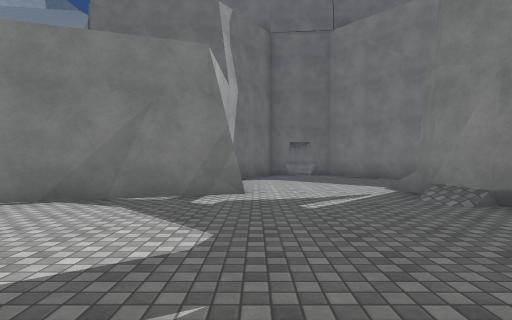
[1] (above)

16 first-person views from a walk through a scene from a Unity 3-D project. The camera is 1.3 m above the floor, looks level and sees 80° across. The floor is counted in squares, 2 m on a side. Each view is taken from the middle of a square. On the plan, view 1 faces up. The plan holds only what a view shows up to about 10 squares ahead; the rest is blank. The place goes on beyond the plan. Surface patterns are stand-ins for the level's own textures.

[2]
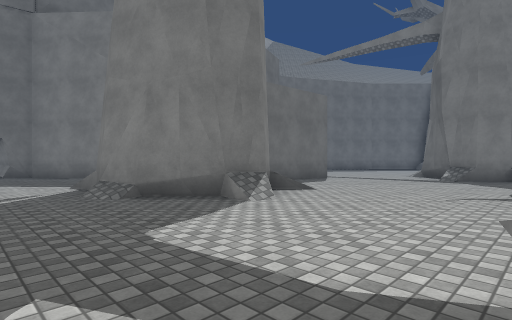

[3]
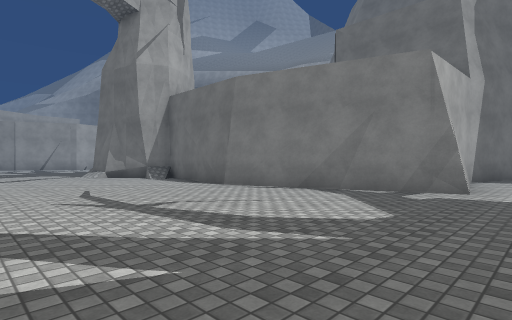

[4]
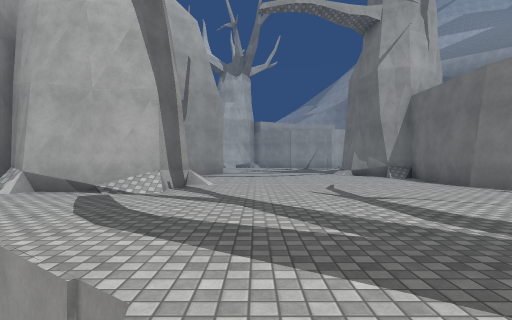

[5]
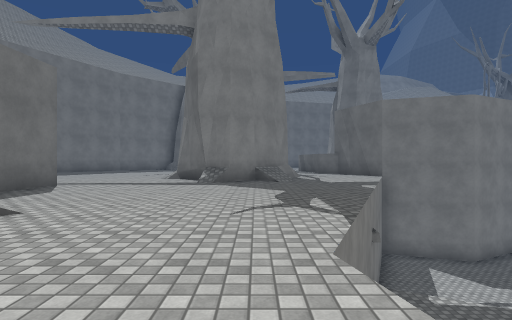

[6]
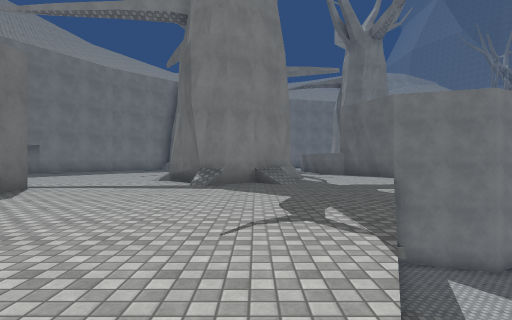

[7]
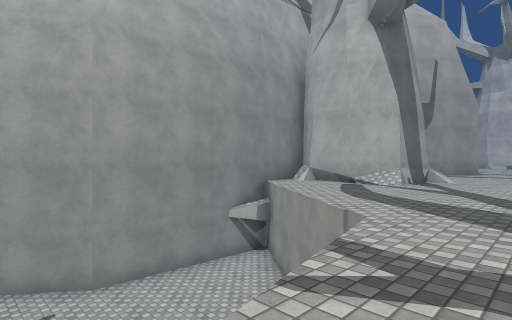

[8]
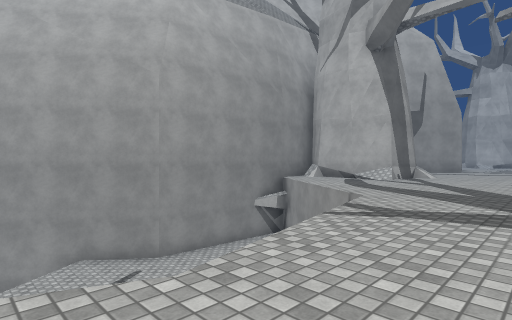

[9]
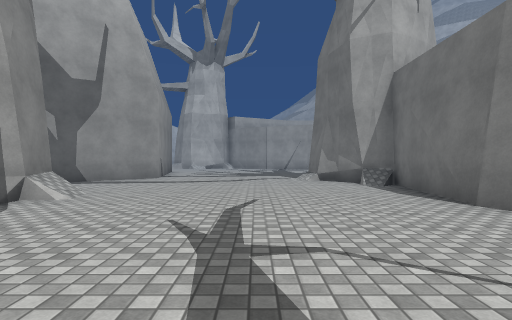

[10]
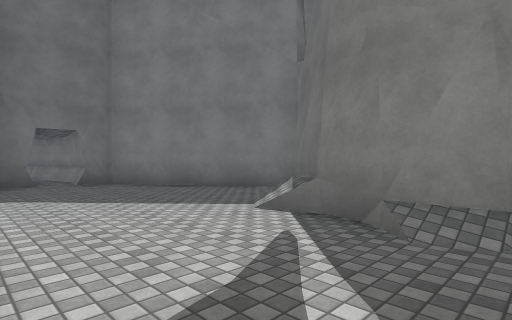

[11]
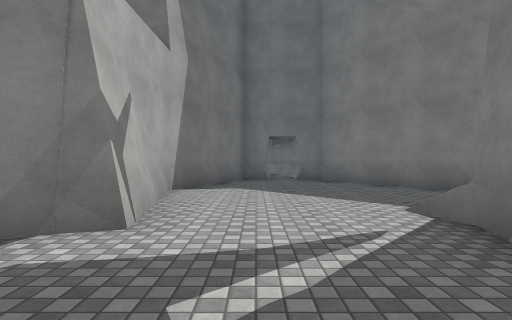

[12]
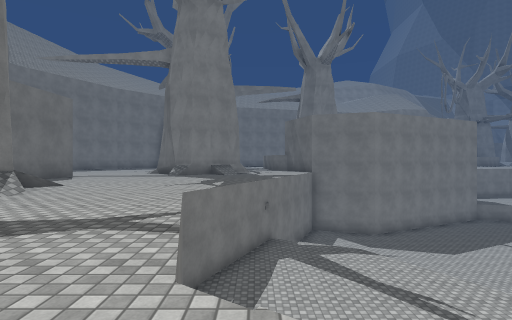

[13]
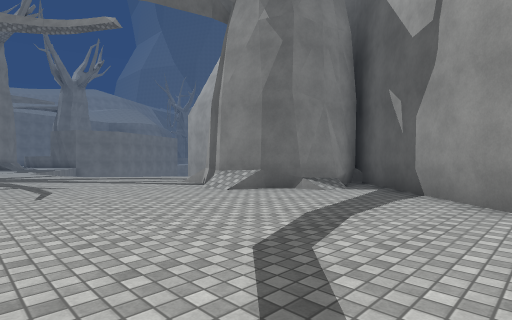

[14]
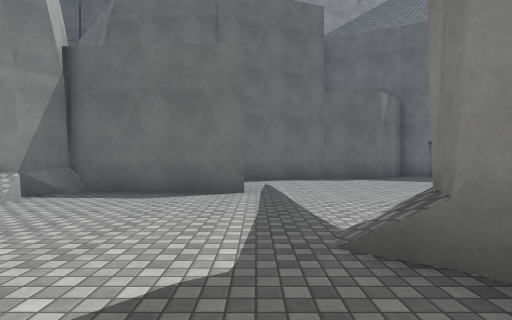

[15]
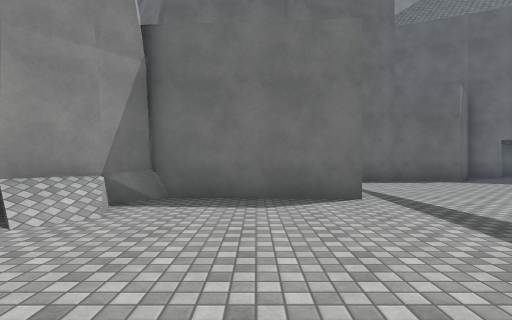

[16]
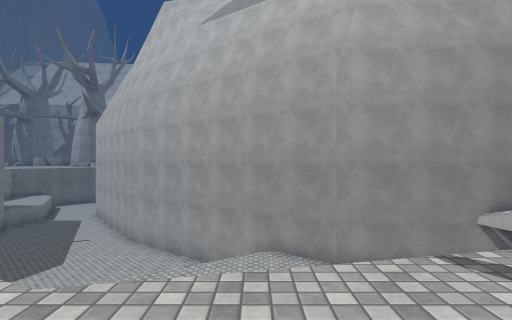

### Floor plan
Key: @ floor where view 1 was taken; # wall or solid block; . floor; / step, stairs or slope; ^ raised ledge; v drop or lower ground.
Columns run from 12 left of view 1 to 14 right of it. Each row starts with its distance up from view 1.
 15               ##
 14               .#
 13             ##.##
 12            ##...#
 11            #....##
 10            #.....##     ###
  9            #......#    ##..
  8            #......     ....
  7            #....#      ....
  6          ###...##  ### ....
  5   ########.....##  #.##....
  4  ##/............####.......
  3  #...............#........#
  2 .........................##
  1 ........................##
  0 ............@............#
 -1 ...............vvvv...... #
 -2 .............v  vvvvv......
 -3 #....###....v   vvvvvvv....
 -4 ##..#####..vvv  vvvvvv vvv.
 -5  ##.#  ##..vvvv vvvvv  vvvv
 -6   ###  ##.vvvvvvvvvv   vvvv
 -7     #  ##^###^#vvvv    vvv
 -8                #v   vvvvvv#
 -9                ### vvvvvv

Where each view was taken, in squares from view 1:
view 1: 0 up, 0 right, facing up
view 2: 1 down, 1 right, facing up-right
view 3: 1 down, 1 right, facing up-left
view 4: 1 down, 2 right, facing left
view 5: 0 up, 3 right, facing right
view 6: 0 up, 4 right, facing right
view 7: 0 up, 4 right, facing down-left
view 8: 1 up, 6 right, facing down-left
view 9: 1 up, 1 left, facing left
view 10: 4 up, 0 right, facing up-right
view 11: 3 up, 1 right, facing up
view 12: 2 down, 1 left, facing right
view 13: 2 up, 12 left, facing down-right
view 14: 1 down, 11 right, facing up
view 15: 0 up, 9 right, facing up
view 16: 1 up, 4 right, facing down
